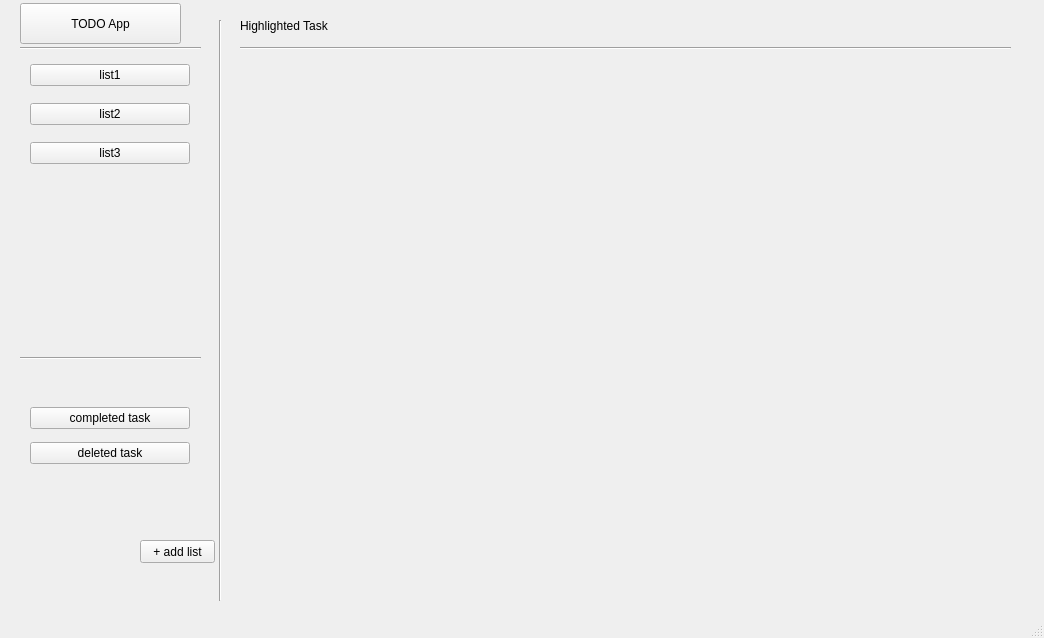
<?xml version="1.0" encoding="UTF-8"?>
<ui version="4.0">
 <class>MainWindow</class>
 <widget class="QMainWindow" name="MainWindow">
  <property name="geometry">
   <rect>
    <x>0</x>
    <y>0</y>
    <width>1044</width>
    <height>638</height>
   </rect>
  </property>
  <property name="windowTitle">
   <string>MainWindow</string>
  </property>
  <widget class="QWidget" name="centralwidget">
   <widget class="Line" name="left_top_line">
    <property name="geometry">
     <rect>
      <x>20</x>
      <y>40</y>
      <width>181</width>
      <height>16</height>
     </rect>
    </property>
    <property name="styleSheet">
     <string notr="true">font: 20pt &quot;MS Shell Dlg 2&quot;;
font: 48pt &quot;MS Shell Dlg 2&quot;;</string>
    </property>
    <property name="orientation">
     <enum>Qt::Horizontal</enum>
    </property>
   </widget>
   <widget class="Line" name="menu_line">
    <property name="geometry">
     <rect>
      <x>210</x>
      <y>20</y>
      <width>20</width>
      <height>581</height>
     </rect>
    </property>
    <property name="orientation">
     <enum>Qt::Vertical</enum>
    </property>
   </widget>
   <widget class="Line" name="left_under_line">
    <property name="geometry">
     <rect>
      <x>20</x>
      <y>350</y>
      <width>181</width>
      <height>16</height>
     </rect>
    </property>
    <property name="styleSheet">
     <string notr="true">font: 20pt &quot;MS Shell Dlg 2&quot;;
font: 48pt &quot;MS Shell Dlg 2&quot;;</string>
    </property>
    <property name="orientation">
     <enum>Qt::Horizontal</enum>
    </property>
   </widget>
   <widget class="QWidget" name="verticalLayoutWidget">
    <property name="geometry">
     <rect>
      <x>30</x>
      <y>50</y>
      <width>160</width>
      <height>131</height>
     </rect>
    </property>
    <layout class="QVBoxLayout" name="verticalLayout">
     <property name="spacing">
      <number>3</number>
     </property>
     <item>
      <widget class="QPushButton" name="list1button">
       <property name="styleSheet">
        <string notr="true"/>
       </property>
       <property name="text">
        <string>list1</string>
       </property>
      </widget>
     </item>
     <item>
      <widget class="QPushButton" name="list2button">
       <property name="text">
        <string>list2</string>
       </property>
      </widget>
     </item>
     <item>
      <widget class="QPushButton" name="list3button">
       <property name="text">
        <string>list3</string>
       </property>
      </widget>
     </item>
    </layout>
   </widget>
   <widget class="QWidget" name="verticalLayoutWidget_2">
    <property name="geometry">
     <rect>
      <x>30</x>
      <y>400</y>
      <width>160</width>
      <height>71</height>
     </rect>
    </property>
    <layout class="QVBoxLayout" name="verticalLayout_2">
     <item>
      <widget class="QPushButton" name="completebutton">
       <property name="text">
        <string>completed task</string>
       </property>
      </widget>
     </item>
     <item>
      <widget class="QPushButton" name="deletebutton">
       <property name="text">
        <string>deleted task</string>
       </property>
      </widget>
     </item>
    </layout>
   </widget>
   <widget class="QPushButton" name="addlistbutton">
    <property name="geometry">
     <rect>
      <x>140</x>
      <y>540</y>
      <width>75</width>
      <height>23</height>
     </rect>
    </property>
    <property name="text">
     <string>+ add list</string>
    </property>
   </widget>
   <widget class="QPushButton" name="todobutton">
    <property name="geometry">
     <rect>
      <x>20</x>
      <y>3</y>
      <width>161</width>
      <height>41</height>
     </rect>
    </property>
    <property name="styleSheet">
     <string notr="true">font: 20pt &quot;MS Shell Dlg 2&quot;;</string>
    </property>
    <property name="text">
     <string>TODO App</string>
    </property>
   </widget>
   <widget class="QStackedWidget" name="stackedWidget">
    <property name="geometry">
     <rect>
      <x>230</x>
      <y>0</y>
      <width>811</width>
      <height>591</height>
     </rect>
    </property>
    <widget class="QWidget" name="home_page">
     <widget class="Line" name="top_line">
      <property name="geometry">
       <rect>
        <x>10</x>
        <y>40</y>
        <width>771</width>
        <height>16</height>
       </rect>
      </property>
      <property name="orientation">
       <enum>Qt::Horizontal</enum>
      </property>
     </widget>
     <widget class="QLabel" name="highlight_label">
      <property name="geometry">
       <rect>
        <x>10</x>
        <y>10</y>
        <width>201</width>
        <height>31</height>
       </rect>
      </property>
      <property name="styleSheet">
       <string notr="true">font: 20pt &quot;MS Shell Dlg 2&quot;;</string>
      </property>
      <property name="text">
       <string>Highlighted Task</string>
      </property>
     </widget>
    </widget>
    <widget class="QWidget" name="list2_page">
     <widget class="QLabel" name="list2_label">
      <property name="geometry">
       <rect>
        <x>10</x>
        <y>10</y>
        <width>201</width>
        <height>31</height>
       </rect>
      </property>
      <property name="styleSheet">
       <string notr="true">font: 20pt &quot;MS Shell Dlg 2&quot;;</string>
      </property>
      <property name="text">
       <string>list 2</string>
      </property>
     </widget>
     <widget class="Line" name="top_line_3">
      <property name="geometry">
       <rect>
        <x>10</x>
        <y>40</y>
        <width>771</width>
        <height>16</height>
       </rect>
      </property>
      <property name="orientation">
       <enum>Qt::Horizontal</enum>
      </property>
     </widget>
     <widget class="QPushButton" name="add_task_button_2">
      <property name="geometry">
       <rect>
        <x>680</x>
        <y>530</y>
        <width>101</width>
        <height>41</height>
       </rect>
      </property>
      <property name="text">
       <string>+ add task</string>
      </property>
     </widget>
    </widget>
    <widget class="QWidget" name="list3_page">
     <widget class="QLabel" name="list3_label">
      <property name="geometry">
       <rect>
        <x>10</x>
        <y>10</y>
        <width>201</width>
        <height>31</height>
       </rect>
      </property>
      <property name="styleSheet">
       <string notr="true">font: 20pt &quot;MS Shell Dlg 2&quot;;</string>
      </property>
      <property name="text">
       <string>list 3</string>
      </property>
     </widget>
     <widget class="Line" name="top_line_4">
      <property name="geometry">
       <rect>
        <x>10</x>
        <y>40</y>
        <width>771</width>
        <height>16</height>
       </rect>
      </property>
      <property name="orientation">
       <enum>Qt::Horizontal</enum>
      </property>
     </widget>
     <widget class="QPushButton" name="add_task_button_3">
      <property name="geometry">
       <rect>
        <x>680</x>
        <y>530</y>
        <width>101</width>
        <height>41</height>
       </rect>
      </property>
      <property name="text">
       <string>+ add task</string>
      </property>
     </widget>
    </widget>
    <widget class="QWidget" name="completed_page">
     <widget class="QLabel" name="highlight_label_2">
      <property name="geometry">
       <rect>
        <x>10</x>
        <y>10</y>
        <width>201</width>
        <height>31</height>
       </rect>
      </property>
      <property name="styleSheet">
       <string notr="true">font: 20pt &quot;MS Shell Dlg 2&quot;;</string>
      </property>
      <property name="text">
       <string>Completed Task</string>
      </property>
     </widget>
     <widget class="Line" name="top_line_5">
      <property name="geometry">
       <rect>
        <x>10</x>
        <y>40</y>
        <width>771</width>
        <height>16</height>
       </rect>
      </property>
      <property name="orientation">
       <enum>Qt::Horizontal</enum>
      </property>
     </widget>
    </widget>
    <widget class="QWidget" name="list1_page">
     <widget class="Line" name="top_line_2">
      <property name="geometry">
       <rect>
        <x>10</x>
        <y>40</y>
        <width>771</width>
        <height>16</height>
       </rect>
      </property>
      <property name="orientation">
       <enum>Qt::Horizontal</enum>
      </property>
     </widget>
     <widget class="QLabel" name="list1_label">
      <property name="geometry">
       <rect>
        <x>10</x>
        <y>10</y>
        <width>201</width>
        <height>31</height>
       </rect>
      </property>
      <property name="styleSheet">
       <string notr="true">font: 20pt &quot;MS Shell Dlg 2&quot;;</string>
      </property>
      <property name="text">
       <string>list 1</string>
      </property>
     </widget>
     <widget class="QPushButton" name="add_task_button">
      <property name="geometry">
       <rect>
        <x>680</x>
        <y>530</y>
        <width>101</width>
        <height>41</height>
       </rect>
      </property>
      <property name="text">
       <string>+ add task</string>
      </property>
     </widget>
    </widget>
    <widget class="QWidget" name="deleted_page">
     <widget class="QLabel" name="deleted_label">
      <property name="geometry">
       <rect>
        <x>10</x>
        <y>10</y>
        <width>201</width>
        <height>31</height>
       </rect>
      </property>
      <property name="styleSheet">
       <string notr="true">font: 20pt &quot;MS Shell Dlg 2&quot;;</string>
      </property>
      <property name="text">
       <string>Deleted Task</string>
      </property>
     </widget>
     <widget class="Line" name="top_line_6">
      <property name="geometry">
       <rect>
        <x>10</x>
        <y>40</y>
        <width>771</width>
        <height>16</height>
       </rect>
      </property>
      <property name="orientation">
       <enum>Qt::Horizontal</enum>
      </property>
     </widget>
     <widget class="QWidget" name="">
      <property name="geometry">
       <rect>
        <x>30</x>
        <y>70</y>
        <width>531</width>
        <height>451</height>
       </rect>
      </property>
      <layout class="QGridLayout" name="deleted_task_list">
       <item row="0" column="0">
        <widget class="QLineEdit" name="task1_line">
         <property name="styleSheet">
          <string notr="true">font: 14pt &quot;MS Shell Dlg 2&quot;;</string>
         </property>
         <property name="text">
          <string>task 1</string>
         </property>
        </widget>
       </item>
       <item row="0" column="1">
        <widget class="QPushButton" name="task1_restore_button">
         <property name="text">
          <string>restore</string>
         </property>
        </widget>
       </item>
       <item row="1" column="0">
        <widget class="QLineEdit" name="task2_line">
         <property name="styleSheet">
          <string notr="true">font: 14pt &quot;MS Shell Dlg 2&quot;;</string>
         </property>
         <property name="text">
          <string>task 2</string>
         </property>
        </widget>
       </item>
       <item row="1" column="1">
        <widget class="QPushButton" name="task2_restore_buton">
         <property name="text">
          <string>restore</string>
         </property>
        </widget>
       </item>
      </layout>
     </widget>
    </widget>
    <widget class="QWidget" name="creat_list_page">
     <widget class="QLabel" name="create_list_label">
      <property name="geometry">
       <rect>
        <x>10</x>
        <y>10</y>
        <width>201</width>
        <height>31</height>
       </rect>
      </property>
      <property name="styleSheet">
       <string notr="true">font: 20pt &quot;MS Shell Dlg 2&quot;;</string>
      </property>
      <property name="text">
       <string>Create list</string>
      </property>
     </widget>
     <widget class="Line" name="top_line_13">
      <property name="geometry">
       <rect>
        <x>10</x>
        <y>40</y>
        <width>771</width>
        <height>16</height>
       </rect>
      </property>
      <property name="orientation">
       <enum>Qt::Horizontal</enum>
      </property>
     </widget>
     <widget class="QLabel" name="name_label">
      <property name="geometry">
       <rect>
        <x>30</x>
        <y>70</y>
        <width>51</width>
        <height>21</height>
       </rect>
      </property>
      <property name="styleSheet">
       <string notr="true">font: 14pt &quot;MS Shell Dlg 2&quot;;</string>
      </property>
      <property name="text">
       <string>name</string>
      </property>
     </widget>
     <widget class="QLineEdit" name="name_line_edit">
      <property name="geometry">
       <rect>
        <x>50</x>
        <y>100</y>
        <width>411</width>
        <height>41</height>
       </rect>
      </property>
     </widget>
     <widget class="QPushButton" name="create_list_button">
      <property name="geometry">
       <rect>
        <x>470</x>
        <y>170</y>
        <width>121</width>
        <height>41</height>
       </rect>
      </property>
      <property name="styleSheet">
       <string notr="true">font: 13pt &quot;MS Shell Dlg 2&quot;;</string>
      </property>
      <property name="text">
       <string>Create</string>
      </property>
     </widget>
    </widget>
    <widget class="QWidget" name="create_task_page">
     <widget class="QLabel" name="create_task_label">
      <property name="geometry">
       <rect>
        <x>10</x>
        <y>10</y>
        <width>201</width>
        <height>31</height>
       </rect>
      </property>
      <property name="styleSheet">
       <string notr="true">font: 20pt &quot;MS Shell Dlg 2&quot;;</string>
      </property>
      <property name="text">
       <string>Create task</string>
      </property>
     </widget>
     <widget class="Line" name="top_line_14">
      <property name="geometry">
       <rect>
        <x>10</x>
        <y>40</y>
        <width>771</width>
        <height>16</height>
       </rect>
      </property>
      <property name="orientation">
       <enum>Qt::Horizontal</enum>
      </property>
     </widget>
     <widget class="QPushButton" name="complete_button">
      <property name="geometry">
       <rect>
        <x>620</x>
        <y>550</y>
        <width>75</width>
        <height>23</height>
       </rect>
      </property>
      <property name="text">
       <string>complete</string>
      </property>
     </widget>
     <widget class="QPushButton" name="namesave_button">
      <property name="geometry">
       <rect>
        <x>370</x>
        <y>80</y>
        <width>75</width>
        <height>23</height>
       </rect>
      </property>
      <property name="text">
       <string>save</string>
      </property>
     </widget>
     <widget class="QLabel" name="name_create_label">
      <property name="geometry">
       <rect>
        <x>40</x>
        <y>60</y>
        <width>47</width>
        <height>13</height>
       </rect>
      </property>
      <property name="text">
       <string>Name</string>
      </property>
     </widget>
     <widget class="QPushButton" name="highlight_button">
      <property name="geometry">
       <rect>
        <x>520</x>
        <y>550</y>
        <width>75</width>
        <height>23</height>
       </rect>
      </property>
      <property name="text">
       <string>highlight</string>
      </property>
     </widget>
     <widget class="QWidget" name="layoutWidget">
      <property name="geometry">
       <rect>
        <x>30</x>
        <y>130</y>
        <width>481</width>
        <height>251</height>
       </rect>
      </property>
      <layout class="QGridLayout" name="gridLayout_3">
       <item row="2" column="3">
        <widget class="QPushButton" name="sub3_delete_button_2">
         <property name="text">
          <string>delete</string>
         </property>
        </widget>
       </item>
       <item row="0" column="0">
        <widget class="QCheckBox" name="sub1_checkbox_2">
         <property name="text">
          <string>complete</string>
         </property>
        </widget>
       </item>
       <item row="0" column="1">
        <widget class="QLineEdit" name="sub1_lineEdit_2">
         <property name="text">
          <string>fgzdfgzsdfg</string>
         </property>
        </widget>
       </item>
       <item row="0" column="3">
        <widget class="QPushButton" name="sub1_delete_button_2">
         <property name="text">
          <string>delete</string>
         </property>
        </widget>
       </item>
       <item row="0" column="2">
        <widget class="QPushButton" name="sub1_save_button_2">
         <property name="text">
          <string>save</string>
         </property>
        </widget>
       </item>
       <item row="1" column="3">
        <widget class="QPushButton" name="sub2_delete_button_2">
         <property name="text">
          <string>delete</string>
         </property>
        </widget>
       </item>
       <item row="2" column="2">
        <widget class="QPushButton" name="sub3_save_button_2">
         <property name="text">
          <string>save</string>
         </property>
        </widget>
       </item>
       <item row="1" column="2">
        <widget class="QPushButton" name="sub2_save_button_2">
         <property name="text">
          <string>save</string>
         </property>
        </widget>
       </item>
       <item row="2" column="1">
        <widget class="QLineEdit" name="sub3_lineEdit_2"/>
       </item>
       <item row="2" column="0">
        <widget class="QCheckBox" name="sub3_checkbox_2">
         <property name="text">
          <string>complete</string>
         </property>
        </widget>
       </item>
       <item row="1" column="1">
        <widget class="QLineEdit" name="sub2_lineEdit_2"/>
       </item>
       <item row="1" column="0">
        <widget class="QCheckBox" name="sub2_checkbox_2">
         <property name="text">
          <string>complete</string>
         </property>
        </widget>
       </item>
      </layout>
     </widget>
     <widget class="QPushButton" name="delete_button">
      <property name="geometry">
       <rect>
        <x>720</x>
        <y>550</y>
        <width>75</width>
        <height>23</height>
       </rect>
      </property>
      <property name="text">
       <string>delete</string>
      </property>
     </widget>
     <widget class="QLineEdit" name="note_lineEdit">
      <property name="geometry">
       <rect>
        <x>40</x>
        <y>390</y>
        <width>441</width>
        <height>161</height>
       </rect>
      </property>
     </widget>
     <widget class="QPushButton" name="add_sub_button">
      <property name="geometry">
       <rect>
        <x>640</x>
        <y>240</y>
        <width>91</width>
        <height>31</height>
       </rect>
      </property>
      <property name="text">
       <string>+ add sub task</string>
      </property>
     </widget>
     <widget class="QLineEdit" name="name_lineEdit">
      <property name="geometry">
       <rect>
        <x>30</x>
        <y>80</y>
        <width>331</width>
        <height>31</height>
       </rect>
      </property>
      <property name="styleSheet">
       <string notr="true">font: 12pt &quot;MS Shell Dlg 2&quot;;</string>
      </property>
     </widget>
    </widget>
    <widget class="QWidget" name="task_page">
     <widget class="QPushButton" name="delete_button_2">
      <property name="geometry">
       <rect>
        <x>720</x>
        <y>550</y>
        <width>75</width>
        <height>23</height>
       </rect>
      </property>
      <property name="text">
       <string>delete</string>
      </property>
     </widget>
     <widget class="QLabel" name="create_task_label_2">
      <property name="geometry">
       <rect>
        <x>10</x>
        <y>10</y>
        <width>201</width>
        <height>31</height>
       </rect>
      </property>
      <property name="styleSheet">
       <string notr="true">font: 20pt &quot;MS Shell Dlg 2&quot;;</string>
      </property>
      <property name="text">
       <string>Task 1</string>
      </property>
     </widget>
     <widget class="QLabel" name="name_create_label_2">
      <property name="geometry">
       <rect>
        <x>40</x>
        <y>60</y>
        <width>47</width>
        <height>13</height>
       </rect>
      </property>
      <property name="text">
       <string>Name</string>
      </property>
     </widget>
     <widget class="Line" name="top_line_15">
      <property name="geometry">
       <rect>
        <x>10</x>
        <y>40</y>
        <width>771</width>
        <height>16</height>
       </rect>
      </property>
      <property name="orientation">
       <enum>Qt::Horizontal</enum>
      </property>
     </widget>
     <widget class="QPushButton" name="namesave_button_2">
      <property name="geometry">
       <rect>
        <x>370</x>
        <y>80</y>
        <width>75</width>
        <height>23</height>
       </rect>
      </property>
      <property name="text">
       <string>save</string>
      </property>
     </widget>
     <widget class="QPushButton" name="add_sub_button_2">
      <property name="geometry">
       <rect>
        <x>640</x>
        <y>240</y>
        <width>91</width>
        <height>31</height>
       </rect>
      </property>
      <property name="text">
       <string>+ add sub task</string>
      </property>
     </widget>
     <widget class="QPushButton" name="highlight_button_2">
      <property name="geometry">
       <rect>
        <x>520</x>
        <y>550</y>
        <width>75</width>
        <height>23</height>
       </rect>
      </property>
      <property name="text">
       <string>highlight</string>
      </property>
     </widget>
     <widget class="QWidget" name="layoutWidget_2">
      <property name="geometry">
       <rect>
        <x>30</x>
        <y>130</y>
        <width>481</width>
        <height>251</height>
       </rect>
      </property>
      <layout class="QGridLayout" name="gridLayout_4">
       <item row="2" column="3">
        <widget class="QPushButton" name="sub3_delete_button_3">
         <property name="text">
          <string>delete</string>
         </property>
        </widget>
       </item>
       <item row="0" column="0">
        <widget class="QCheckBox" name="sub1_checkbox_3">
         <property name="text">
          <string>complete</string>
         </property>
        </widget>
       </item>
       <item row="0" column="1">
        <widget class="QLineEdit" name="sub1_lineEdit_3">
         <property name="text">
          <string>fgzdfgzsdfg</string>
         </property>
        </widget>
       </item>
       <item row="0" column="3">
        <widget class="QPushButton" name="sub1_delete_button_3">
         <property name="text">
          <string>delete</string>
         </property>
        </widget>
       </item>
       <item row="0" column="2">
        <widget class="QPushButton" name="sub1_save_button_3">
         <property name="text">
          <string>save</string>
         </property>
        </widget>
       </item>
       <item row="1" column="3">
        <widget class="QPushButton" name="sub2_delete_button_3">
         <property name="text">
          <string>delete</string>
         </property>
        </widget>
       </item>
       <item row="2" column="2">
        <widget class="QPushButton" name="sub3_save_button_3">
         <property name="text">
          <string>save</string>
         </property>
        </widget>
       </item>
       <item row="1" column="2">
        <widget class="QPushButton" name="sub2_save_button_3">
         <property name="text">
          <string>save</string>
         </property>
        </widget>
       </item>
       <item row="2" column="1">
        <widget class="QLineEdit" name="sub3_lineEdit_3"/>
       </item>
       <item row="2" column="0">
        <widget class="QCheckBox" name="sub3_checkbox_3">
         <property name="text">
          <string>complete</string>
         </property>
        </widget>
       </item>
       <item row="1" column="1">
        <widget class="QLineEdit" name="sub2_lineEdit_3"/>
       </item>
       <item row="1" column="0">
        <widget class="QCheckBox" name="sub2_checkbox_3">
         <property name="text">
          <string>complete</string>
         </property>
        </widget>
       </item>
      </layout>
     </widget>
     <widget class="QPushButton" name="complete_button_2">
      <property name="geometry">
       <rect>
        <x>620</x>
        <y>550</y>
        <width>75</width>
        <height>23</height>
       </rect>
      </property>
      <property name="text">
       <string>complete</string>
      </property>
     </widget>
     <widget class="QLineEdit" name="note_lineEdit_2">
      <property name="geometry">
       <rect>
        <x>40</x>
        <y>390</y>
        <width>441</width>
        <height>161</height>
       </rect>
      </property>
     </widget>
     <widget class="QLineEdit" name="name_lineEdit_2">
      <property name="geometry">
       <rect>
        <x>30</x>
        <y>80</y>
        <width>331</width>
        <height>31</height>
       </rect>
      </property>
      <property name="styleSheet">
       <string notr="true">font: 12pt &quot;MS Shell Dlg 2&quot;;</string>
      </property>
     </widget>
    </widget>
   </widget>
  </widget>
  <widget class="QMenuBar" name="menubar">
   <property name="geometry">
    <rect>
     <x>0</x>
     <y>0</y>
     <width>1044</width>
     <height>21</height>
    </rect>
   </property>
  </widget>
  <widget class="QStatusBar" name="statusbar"/>
 </widget>
 <resources/>
 <connections/>
</ui>
